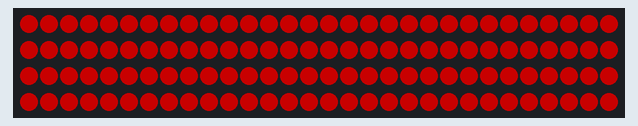
The sketch below on a simulated Arduino Uno, built with avr-gcc and run on an emulated ATmega328P. On the bench: 120 RGB LEDs in strip order, left to right, continuing on the next row. Dim RGB values are drawn brighter than linear; what the sketch prints to the serial monitor is not drawn.

Above: at 0.1 s.
At 8.1 s:
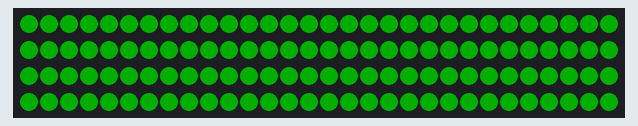
At 13.1 s:
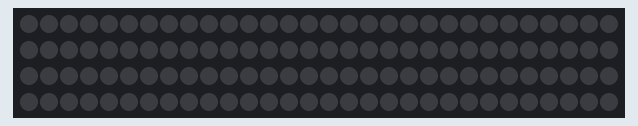

Measured:
- by itself, everything shown: repeats every 16.0 s, in 4 steps
- what the display in image 1 shows lasts 5.0 s, from 8.0 s to 13.0 s
- what the display in image 2 shows lasts 3.0 s, from 13.0 s to 16.0 s

The sketch:

ledstripcode.ino
```cpp
#include <FastLED.h>

// LED 스트립 설정
#define LED_PIN 2          // 데이터 핀 (2번 포트)
#define NUM_LEDS 120       // LED 개수
#define LED_TYPE WS2812B   // LED 타입
#define COLOR_ORDER GRB    // 색상 순서

// LED 배열 선언
CRGB leds[NUM_LEDS];

void setup() {
  // FastLED 초기화
  FastLED.addLeds<LED_TYPE, LED_PIN, COLOR_ORDER>(leds, NUM_LEDS);
  FastLED.setBrightness(100); // 밝기 설정 (0-255)

  // 시리얼 모니터 초기화 (디버깅용)
  Serial.begin(9600);
  Serial.println("RGB LED Strip 제어 시작");
}

void loop() {
  // 적색으로 5초간 켜기
  Serial.println("LED 켜기 - 적색");
  for(int i = 0; i < NUM_LEDS; i++) {
    leds[i] = CRGB::Red;  // 적색으로 설정
  }
  FastLED.show();  // LED에 색상 적용
  delay(5000);     // 5초 대기

  // 3초간 끄기
  Serial.println("LED 끄기");
  for(int i = 0; i < NUM_LEDS; i++) {
    leds[i] = CRGB::Black;  // 검은색(꺼짐)으로 설정
  }
  FastLED.show();  // LED에 색상 적용
  delay(3000);     // 3초 대기

  // 색으로 5초간 켜기
  Serial.println("LED 켜기 - 녹색");
  for(int i = 0; i < NUM_LEDS; i++) {
    leds[i] = CRGB::Green;  // 녹색으로 설정
  }
  FastLED.show();  // LED에 색상 적용
  delay(5000);     // 5초 대기

  Serial.println("LED 끄기");
  for(int i = 0; i < NUM_LEDS; i++) {
    leds[i] = CRGB::Black;  // 검은색(꺼짐)으로 설정
  }
  FastLED.show();  // LED에 색상 적용
  delay(3000);     // 3초 대기
}
```
